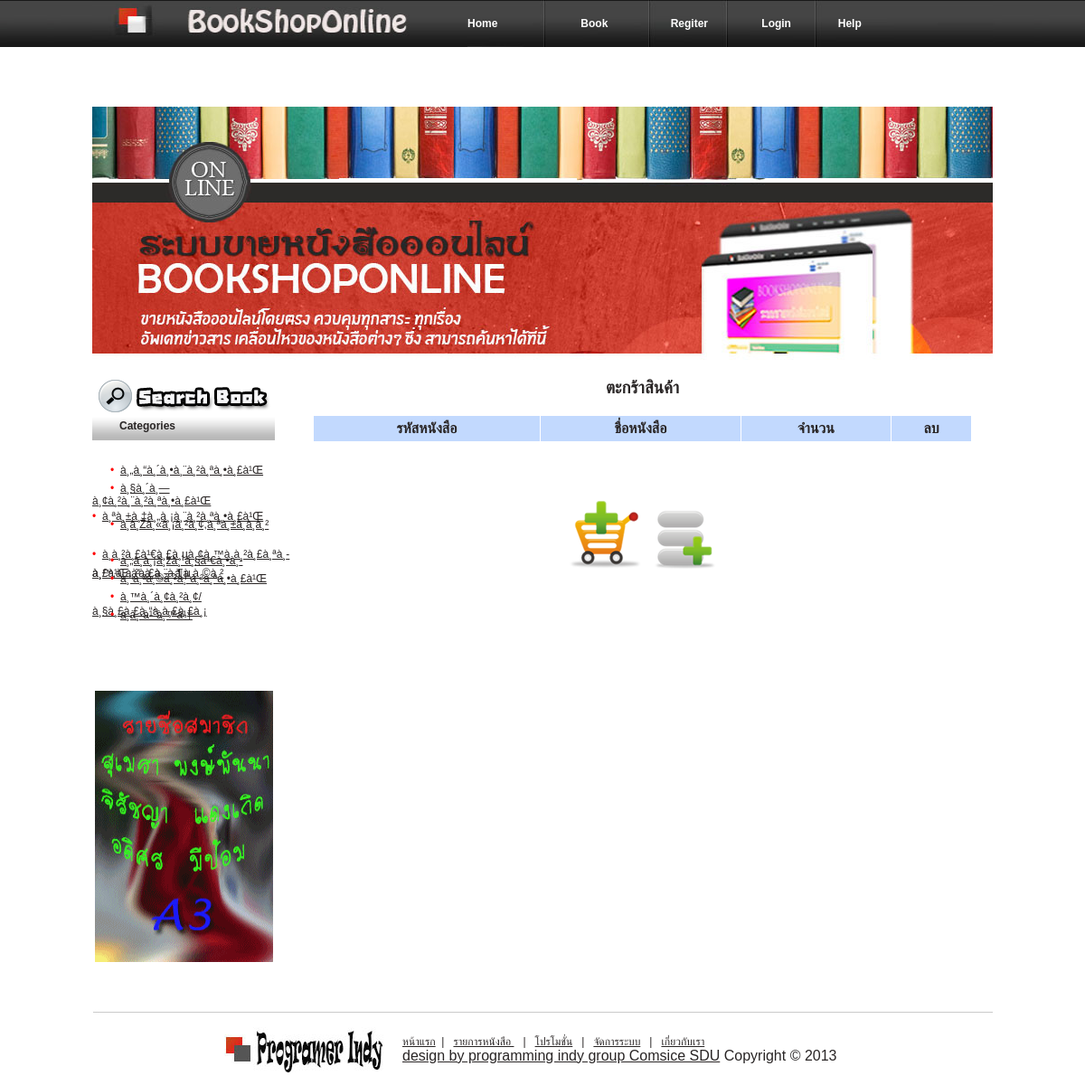
The app's page /basket_show.php with its own data.
### tables this page shows
CREATE TABLE IF NOT EXISTS `bso_book_category` (
  `ID_Ca` varchar(3) NOT NULL,
  `Na_Ca` varchar(300) NOT NULL,
  PRIMARY KEY (`ID_Ca`)
);

### basket_show.php (the view, shortened to what this page needs)
<?php
include('config.inc'); ?>
<html>
<head>
<link rel="stylesheet" type="text/css" href="style.css" />
</head>
<body>
			<table width="996"  border="0" cellspacing="0" cellpadding="0" align="center">
			  <tr>
				<td height="607" valign="top">
							<table width="996"  border="0" cellspacing="0" cellpadding="0">
							  <tr>
								<td width="285" height="52"><a href="#"><img src="images/logo.jpg" alt="" width="415" height="52" border="0"></a></td>
								<td width="711" class="menu">
										<table width="581"  border="0" cellspacing="0" cellpadding="0">
										  <tr>
											<td width="85"><span class="style4"><a href="index.php" id="whitetxt">Home</a></span></td>
											<td width="116" align="center"><span class="style4"><a href="book_list_all.php" id="whitetxt">Book</a></span></td>
                                            <?php
if (isset($_SESSION["valid_user"])) {
	echo"<td width=\"98\" align=\"center\"><span class=\"style4\"><a href=\"member_detail.php\" id=\"whitetxt\">My Account</a></span></td>";
	echo"<td width=\"98\" align=\"center\"><span class=\"style4\"><a href=\"logout.php\" id=\"whitetxt\">Logout</a></span></td>";
}
else {
	echo"<td width=\"98\" align=\"center\"><span class=\"style4\"><a href=\"register.php\" id=\"whitetxt\">Regiter</a></span></td>";
	echo"<td width=\"98\" align=\"center\"><span class=\"style4\"><a href=\"login.php\" id=\"whitetxt\">Login</a></span></td>";
}
											?>
											<td width="196"><span class="style4"><img src="images/spacer.gif" alt="" width="20" height="1"><a href="contact_form.php" id="whitetxt">Help</a></span></td>
										  </tr>
										</table>
								</td>
							  </tr>
							</table>
							<table width="100%"  border="0" cellspacing="0" cellpadding="0">
								<tr>
								  <td width="60%" height="66"  align="life" valign="top"><br><?php  ?>
								  </td>
								  <td width="40%">
								  </td>
								</tr>
							</table>
							<table width="996"  border="0" cellspacing="0" cellpadding="0">
								<tr>
								  <td><a href="#"><img src="images/header.jpg" alt="" width="996" height="300" border="0"></a></td>
								</tr>
							</table>
						<table width="996"  border="0" cellspacing="0" cellpadding="0">
							<tr align="left" valign="top">
									  <td width="202" height="334">
												  <table width="202"  border="0" cellspacing="0" cellpadding="0">
													<tr>
													  <td height="320" align="left" valign="top">
														<div class="linkmenu" align="center"><a href="book_search2.php"><img src="images/search.png"></a></div><br>
                                                        <div class="category"><img src="images/spacer.gif" alt="" width="30" height="19">Categories<a href="#"><img src="images/spacer.gif" alt="" width="10" height="10" border="0"></a></div><br>
<?php
	 $sql = mysqli_query($con,"SELECT * FROM `bso_book_category` LIMIT 1, 30 ");
	while($result1 = mysqli_fetch_array($sql)){
		echo"<div class=\"linkmenu\"><img src=\"images/spacer.gif\" alt=\"\" width=\"20\" height=\"19\"><span class=\"red\">&bull;</span>&nbsp;&nbsp;<a href=\"book_list.php?ID_Ca={$result1['ID_Ca']}\">{$result1['Na_Ca']}</a></div>	";
					}
	?>
													</td>
													</tr>
													<tr>
													  <td height="26" align="center"></td>
													</tr>
													<tr>
													  <td align="center"><a href="#"><img src="images/banner.gif" alt="" width="197" height="300" border="0"></a></td>
													</tr>
												  </table>
									  </td>
									  <td width="20">&nbsp;</td>
									  <td width="774"><table width="774"  border="0" cellspacing="0" cellpadding="0">
										    <tr>
																<td width="22">&nbsp;</td>
																<td width="729">
																<?php
echo "<h3 align=\"center\">ตะกร้าสินค้า</h3>\n";
echo "<table align=\"center\" border=\"0\" cellpadding=\"5\" cellspacing=\"1\"  width=\"100%\">\n";
echo "<tr style=\"background-color:#C2D9FE\">
<th>รหัสหนังสือ</th><th>ชื่อหนังสือ</th><th>จำนวน</th><th>ลบ</th></tr>\n";
echo "</table>\n";
echo"<br/><br/><br/>";
echo "<center><a href=\"book_list_all.php\"><img src=\"images/add_ca.png\"></a> ";
echo "<a href=\"order_process.php?status=F\"><img src=\"images/add_order.png\"></a><center>";
?>
																</td>
																<td width="23">&nbsp;</td>
									    </tr>
														  <tr>
																<td height="479">&nbsp;</td>
															<td align="left" valign="top"></td>
																<td>&nbsp;</td>
														  </tr>
													</table>
							  </td>
							</tr>
						  </table>
						  <table width="996"  border="0" cellspacing="0" cellpadding="0">
							<tr>
							  <td><img src="images/footer.jpg" alt="" width="996" height="5"></td>
							</tr>
							<tr>
							  <td height="76"><table width="996"  border="0" cellspacing="0" cellpadding="0">
								<tr>
								  <td width="329" height="78" align="right"><a href="#"><span class="category"><a href="#"><img src="images/spacer.gif" alt="" width="10" height="10" border="0"></a><img src="images/hard.jpg" alt="" width="191" height="50" border="0"></td>
								  <td width="14">&nbsp;</td>
								  <td width="653"><span class="style7"><a href="index.php">หน้าแรก</a>&nbsp; | &nbsp;&nbsp;<a href="book_list_all.php">รายการหนังสือ </a>&nbsp;&nbsp; |&nbsp; &nbsp;<a href="promotion_pic.php">โปรโมชั่น</a>&nbsp; &nbsp;|&nbsp;&nbsp; <a href="mos_admin">จัดการระบบ</a>&nbsp;&nbsp; |&nbsp;&nbsp; <a href="about.php">เกี่ยวกับเรา</a></span><br>
									<a href="#">design by programming indy group Comsice SDU</a> Copyright &copy; 2013 </td>
								</tr>
							  </table></td>
							</tr>
						  </table>
				</td>
			</tr>
		</table>
</body>
</html>

### style.css (style rules this page uses)
body,td,th { font-family: Arial, Helvetica, sans-serif, AngsanaUPC; font-size: 16px; color: #292525; }
body { background-color: #FFFFFF; background-image: url(images/taling.jpg); background-repeat:repeat-x; margin-left: 0px; margin-top: 0px; margin-right: 0px; margin-bottom: 0px; padding:0px; }
a:link { color: #292525; }
.menu { background-image:url(images/menu.jpg);background-repeat:no-repeat; }
#whitetxt { color:#FFFFFF;text-decoration:none; }
.style4 { font-size: 12px; font-weight: bold; }
.style7 { font-size: 12px; font-family: Arial, Helvetica, sans-serif, AngsanaUPC; }
.category { background-image:url(images/category.jpg);background-repeat:no-repeat;width:202px;height:31px;font-family:Arial, Helvetica, sans-serif;font-size:12px;font-weight:bold; }
.linkmenu { width:202px;height:20px;font-size:12px; }
.red { color:#FF0000; }

### records on screen
bso_book_category: Na_Ca "à¸„à¸“à¸´à¸•à¸¨à¸²à¸ªà¸•à¸£à¹Œ"
bso_book_category: Na_Ca "à¸§à¸´à¸—à¸¢à¸²à¸¨à¸²à¸ªà¸•à¸£à¹Œ"
bso_book_category: Na_Ca "à¸ªà¸±à¸‡à¸„à¸¡à¸¨à¸²à¸ªà¸•à¸£à¹Œ"
bso_book_category: Na_Ca "à¸à¸Žà¸«à¸¡à¸²à¸¢,à¸ªà¸±à¸à¸à¸²"
bso_book_category: Na_Ca "à¸à¸²à¸£à¹€à¸£à¸µà¸¢à¸™à¸à¸²à¸£à¸ªà¸­à¸™,à¸à¸²à¸£à¸¨à¸¶à¸à¸©à¸²"
bso_book_category: Na_Ca "à¸„à¸­à¸¡à¸žà¸´à¸§à¹€à¸•à¸­à¸£à¹Œ,à¹„à¸­à¸—à¸µ"
bso_book_category: Na_Ca "à¸ à¸²à¸©à¸²à¸¨à¸²à¸ªà¸•à¸£à¹Œ"
bso_book_category: Na_Ca "à¸™à¸´à¸¢à¸²à¸¢/à¸§à¸£à¸£à¸“à¸à¸£à¸£à¸¡"
bso_book_category: Na_Ca "à¸­à¸·à¹ˆà¸™à¹†"
